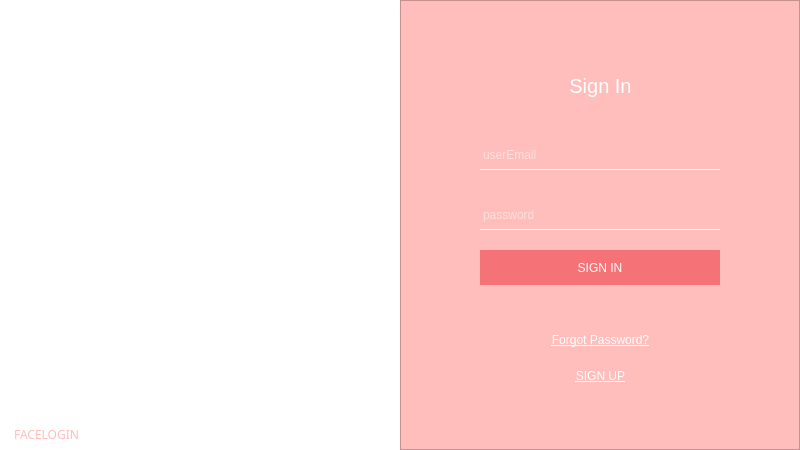
<?xml version="1.0" encoding="UTF-8"?>
<ui version="4.0">
 <class>MainWindow</class>
 <widget class="QMainWindow" name="MainWindow">
  <property name="geometry">
   <rect>
    <x>0</x>
    <y>0</y>
    <width>800</width>
    <height>450</height>
   </rect>
  </property>
  <property name="minimumSize">
   <size>
    <width>800</width>
    <height>450</height>
   </size>
  </property>
  <property name="maximumSize">
   <size>
    <width>800</width>
    <height>450</height>
   </size>
  </property>
  <property name="windowTitle">
   <string>MainWindow</string>
  </property>
  <property name="autoFillBackground">
   <bool>true</bool>
  </property>
  <widget class="QWidget" name="centralwidget">
   <property name="styleSheet">
    <string notr="true">background-color:rgb(255, 255, 255)</string>
   </property>
   <widget class="QFrame" name="frame">
    <property name="geometry">
     <rect>
      <x>400</x>
      <y>0</y>
      <width>400</width>
      <height>450</height>
     </rect>
    </property>
    <property name="styleSheet">
     <string notr="true">background-color:rgb(255, 189, 187)</string>
    </property>
    <property name="frameShape">
     <enum>QFrame::StyledPanel</enum>
    </property>
    <property name="frameShadow">
     <enum>QFrame::Raised</enum>
    </property>
    <widget class="QLabel" name="label">
     <property name="geometry">
      <rect>
       <x>150</x>
       <y>70</y>
       <width>101</width>
       <height>31</height>
      </rect>
     </property>
     <property name="font">
      <font>
       <family>Arial</family>
       <pointsize>15</pointsize>
       <weight>50</weight>
       <bold>false</bold>
      </font>
     </property>
     <property name="styleSheet">
      <string notr="true">color:rgb(255, 255, 255)</string>
     </property>
     <property name="text">
      <string>Sign In</string>
     </property>
     <property name="alignment">
      <set>Qt::AlignCenter</set>
     </property>
    </widget>
    <widget class="QLineEdit" name="userId">
     <property name="geometry">
      <rect>
       <x>80</x>
       <y>140</y>
       <width>240</width>
       <height>30</height>
      </rect>
     </property>
     <property name="styleSheet">
      <string notr="true">border: 1px solid;
border-color: rgba(255, 255, 255, 0);
border-bottom-color: rgb(255, 255, 255);
color: rgb(255, 255, 255)
</string>
     </property>
     <property name="frame">
      <bool>false</bool>
     </property>
     <property name="placeholderText">
      <string>userEmail</string>
     </property>
    </widget>
    <widget class="QLineEdit" name="userPasswd">
     <property name="geometry">
      <rect>
       <x>80</x>
       <y>200</y>
       <width>240</width>
       <height>30</height>
      </rect>
     </property>
     <property name="styleSheet">
      <string notr="true">border: 1px solid;
border-color: rgba(255, 255, 255, 0);
border-bottom-color: rgb(255, 255, 255);
color: rgb(255, 255, 255)
</string>
     </property>
     <property name="text">
      <string/>
     </property>
     <property name="frame">
      <bool>false</bool>
     </property>
     <property name="echoMode">
      <enum>QLineEdit::Password</enum>
     </property>
     <property name="placeholderText">
      <string>password</string>
     </property>
    </widget>
    <widget class="QPushButton" name="btn_signIn">
     <property name="geometry">
      <rect>
       <x>80</x>
       <y>250</y>
       <width>240</width>
       <height>35</height>
      </rect>
     </property>
     <property name="statusTip">
      <string/>
     </property>
     <property name="autoFillBackground">
      <bool>false</bool>
     </property>
     <property name="styleSheet">
      <string notr="true">background-color: rgb(245, 114, 119);
color: rgb(255, 255, 255);
border: 0px;</string>
     </property>
     <property name="text">
      <string>SIGN IN</string>
     </property>
     <property name="checkable">
      <bool>false</bool>
     </property>
     <property name="autoDefault">
      <bool>false</bool>
     </property>
     <property name="default">
      <bool>false</bool>
     </property>
     <property name="flat">
      <bool>false</bool>
     </property>
    </widget>
    <widget class="QLabel" name="lbl_forgot">
     <property name="geometry">
      <rect>
       <x>140</x>
       <y>330</y>
       <width>121</width>
       <height>20</height>
      </rect>
     </property>
     <property name="font">
      <font>
       <underline>true</underline>
      </font>
     </property>
     <property name="styleSheet">
      <string notr="true">color: rgb(255, 255, 255);</string>
     </property>
     <property name="text">
      <string>Forgot Password?</string>
     </property>
     <property name="alignment">
      <set>Qt::AlignCenter</set>
     </property>
    </widget>
    <widget class="QPushButton" name="btn_signIn_2">
     <property name="geometry">
      <rect>
       <x>160</x>
       <y>360</y>
       <width>81</width>
       <height>31</height>
      </rect>
     </property>
     <property name="font">
      <font>
       <underline>true</underline>
      </font>
     </property>
     <property name="statusTip">
      <string/>
     </property>
     <property name="autoFillBackground">
      <bool>false</bool>
     </property>
     <property name="styleSheet">
      <string notr="true">color: rgb(255, 255, 255);</string>
     </property>
     <property name="text">
      <string>SIGN UP</string>
     </property>
     <property name="checkable">
      <bool>false</bool>
     </property>
     <property name="autoDefault">
      <bool>false</bool>
     </property>
     <property name="default">
      <bool>false</bool>
     </property>
     <property name="flat">
      <bool>true</bool>
     </property>
    </widget>
   </widget>
   <widget class="QLabel" name="label_4">
    <property name="geometry">
     <rect>
      <x>60</x>
      <y>60</y>
      <width>300</width>
      <height>300</height>
     </rect>
    </property>
    <property name="text">
     <string/>
    </property>
    <property name="pixmap">
     <pixmap resource="resource.qrc">:/image/logo.png</pixmap>
    </property>
    <property name="scaledContents">
     <bool>true</bool>
    </property>
   </widget>
   <widget class="QPushButton" name="pushButton">
    <property name="geometry">
     <rect>
      <x>0</x>
      <y>420</y>
      <width>93</width>
      <height>28</height>
     </rect>
    </property>
    <property name="font">
     <font>
      <family>KoPub돋움체 Light</family>
     </font>
    </property>
    <property name="styleSheet">
     <string notr="true">color: rgb(255, 189, 187);</string>
    </property>
    <property name="text">
     <string>FACELOGIN</string>
    </property>
    <property name="flat">
     <bool>true</bool>
    </property>
   </widget>
  </widget>
 </widget>
 <resources>
  <include location="resource.qrc"/>
 </resources>
 <connections>
  <connection>
   <sender>btn_signIn</sender>
   <signal>clicked()</signal>
   <receiver>MainWindow</receiver>
   <slot>handleSignin()</slot>
   <hints>
    <hint type="sourcelabel">
     <x>492</x>
     <y>273</y>
    </hint>
    <hint type="destinationlabel">
     <x>478</x>
     <y>566</y>
    </hint>
   </hints>
  </connection>
  <connection>
   <sender>btn_signIn_2</sender>
   <signal>clicked()</signal>
   <receiver>MainWindow</receiver>
   <slot>handleSignup()</slot>
   <hints>
    <hint type="sourcelabel">
     <x>595</x>
     <y>371</y>
    </hint>
    <hint type="destinationlabel">
     <x>598</x>
     <y>515</y>
    </hint>
   </hints>
  </connection>
  <connection>
   <sender>pushButton</sender>
   <signal>clicked()</signal>
   <receiver>MainWindow</receiver>
   <slot>openFaceWindow()</slot>
   <hints>
    <hint type="sourcelabel">
     <x>78</x>
     <y>427</y>
    </hint>
    <hint type="destinationlabel">
     <x>81</x>
     <y>512</y>
    </hint>
   </hints>
  </connection>
 </connections>
 <slots>
  <slot>handleSignin()</slot>
  <slot>handleSignup()</slot>
  <slot>openFaceWindow()</slot>
 </slots>
</ui>
